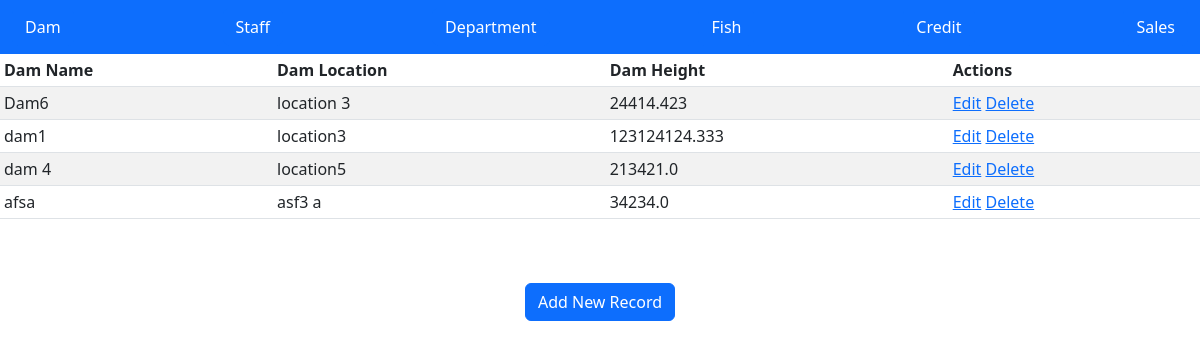
Before: /damentry with the older database file.
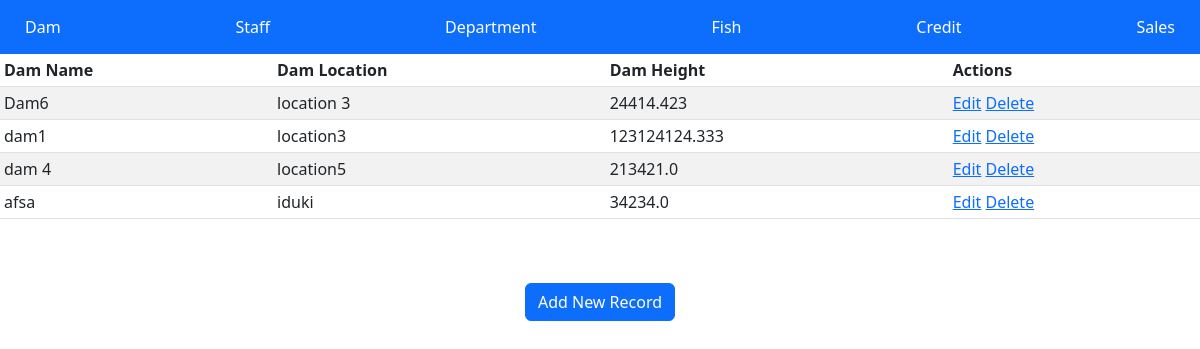
After: the same page with the newer database file.
### fishfarm/models.py (models this page shows, shortened)
class ManageDam(models.Model):
    damName=models.TextField()
    damLocation=models.TextField()
    damHeight=models.FloatField()

### fishfarm/views.py (the view)
# urls.py: path('damentry',ShowViewDam,name='damentry'),
def ShowViewDam(request):
    dams = ManageDam.objects.all()
    return render(request, "fishfarm/damshow.html", {"dams": dams})

### templates/fishfarm/damshow.html (shortened to what this page needs)
<!DOCTYPE html>
<html lang="en">
<head>
    <link href="https://cdn.jsdelivr.net/npm/bootstrap@5.2.0-beta1/dist/css/bootstrap.min.css" rel="stylesheet"
>
</head>
<body>
    <nav class="navbar navbar-dark bg-primary">
        <div class="container-fluid main-navbar">
            <a class="btn btn-primary" role="button" aria-disabled="true" href="{% url 'damentry' %}">Dam</a>
            <a class=" btn btn-primary" role="button" aria-disabled="true" href="#">Staff</a>
            <a class=" btn btn-primary" role="button" aria-disabled="true" href="#">Department</a>
            <a class=" btn btn-primary" role="button" aria-disabled="true" href="#">Fish</a>
            <a class=" btn btn-primary" role="button" aria-disabled="true" href="#">Credit</a>
            <a class=" btn btn-primary" role="button" aria-disabled="true" href="#">Sales</a>
        </div>
    </nav>
    <table class=" table table-striped table-bodered table-sm">
                <thead class="thead-dark">
                    <tr>
                        <th>Dam Name</th>
                        <th>Dam Location</th>
                        <th>Dam Height</th>
                        <th>Actions</th>
                    </tr>
                </thead>
                <tbody>
                    {% for dam in dams %}
                    <tr>
                        <td>{{ dam.damName }}</td>
                        <td>{{ dam.damLocation }}</td>
                        <td>{{ dam.damHeight }}</td>
                        <td>
                            <a href="/edit/{{ dam.id }}"><span class="glyphicon-pencil">Edit</span></a>
                            <a href="/delete/{{ dam.id }}">Delete</a>
                        </td>
                    </tr>
                    {% endfor %}
                </tbody>
                </table>
                <br>
                <br>
                <center><a href="{% url 'dam' %}" class="btn btn-primary">Add New Record</a></center>
</body>
</html>

Changed rows visible on the page:
changed ManageDam "afsa": damLocation "asf3 a" → "iduki"
